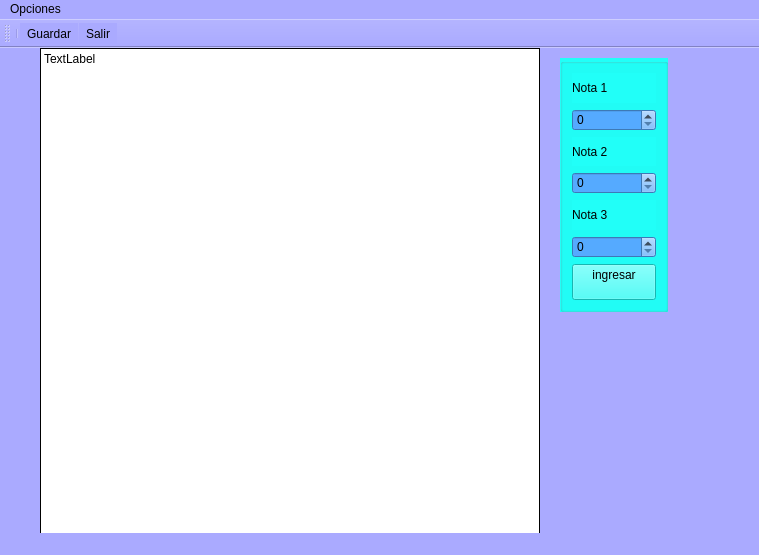
<?xml version="1.0" encoding="UTF-8"?>
<ui version="4.0">
 <class>Principal</class>
 <widget class="QMainWindow" name="Principal">
  <property name="geometry">
   <rect>
    <x>0</x>
    <y>0</y>
    <width>759</width>
    <height>555</height>
   </rect>
  </property>
  <property name="windowTitle">
   <string>Principal</string>
  </property>
  <property name="windowIcon">
   <iconset resource="recursos.qrc">
    <normaloff>:/new/prefix1/recursos/beneficios.png</normaloff>:/new/prefix1/recursos/beneficios.png</iconset>
  </property>
  <property name="styleSheet">
   <string notr="true">background-color: rgb(170, 170, 255);
color: rgb(0, 0, 0);</string>
  </property>
  <widget class="QWidget" name="centralwidget">
   <widget class="QLabel" name="cuadro">
    <property name="geometry">
     <rect>
      <x>40</x>
      <y>0</y>
      <width>500</width>
      <height>500</height>
     </rect>
    </property>
    <property name="minimumSize">
     <size>
      <width>500</width>
      <height>500</height>
     </size>
    </property>
    <property name="styleSheet">
     <string notr="true">background-color: rgb(255, 255, 255);</string>
    </property>
    <property name="frameShape">
     <enum>QFrame::Box</enum>
    </property>
    <property name="text">
     <string>TextLabel</string>
    </property>
    <property name="alignment">
     <set>Qt::AlignLeading|Qt::AlignLeft|Qt::AlignTop</set>
    </property>
   </widget>
   <widget class="QGroupBox" name="groupBox">
    <property name="geometry">
     <rect>
      <x>560</x>
      <y>10</y>
      <width>108</width>
      <height>254</height>
     </rect>
    </property>
    <property name="styleSheet">
     <string notr="true">background-color: rgb(33, 255, 248);
color: rgb(0, 0, 0);</string>
    </property>
    <property name="title">
     <string/>
    </property>
    <layout class="QVBoxLayout" name="verticalLayout">
     <item>
      <widget class="QLabel" name="label">
       <property name="text">
        <string>Nota 1</string>
       </property>
      </widget>
     </item>
     <item>
      <widget class="QSpinBox" name="inNota1">
       <property name="styleSheet">
        <string notr="true">background-color: rgb(85, 170, 255);</string>
       </property>
       <property name="maximum">
        <number>400</number>
       </property>
      </widget>
     </item>
     <item>
      <widget class="QLabel" name="label_2">
       <property name="text">
        <string>Nota 2</string>
       </property>
      </widget>
     </item>
     <item>
      <widget class="QSpinBox" name="inNota2">
       <property name="styleSheet">
        <string notr="true">background-color: rgb(85, 170, 255);</string>
       </property>
       <property name="maximum">
        <number>400</number>
       </property>
      </widget>
     </item>
     <item>
      <widget class="QLabel" name="label_3">
       <property name="text">
        <string>Nota 3</string>
       </property>
      </widget>
     </item>
     <item>
      <widget class="QSpinBox" name="inNota3">
       <property name="styleSheet">
        <string notr="true">background-color: rgb(85, 170, 255);</string>
       </property>
       <property name="maximum">
        <number>400</number>
       </property>
      </widget>
     </item>
     <item>
      <widget class="QPushButton" name="cmdGraficar">
       <property name="text">
        <string>ingresar
</string>
       </property>
      </widget>
     </item>
    </layout>
   </widget>
  </widget>
  <widget class="QMenuBar" name="menubar">
   <property name="geometry">
    <rect>
     <x>0</x>
     <y>0</y>
     <width>759</width>
     <height>20</height>
    </rect>
   </property>
   <widget class="QMenu" name="menuOpciones">
    <property name="title">
     <string>Opciones</string>
    </property>
    <addaction name="actionGuardar"/>
    <addaction name="actionSalir"/>
   </widget>
   <addaction name="menuOpciones"/>
  </widget>
  <widget class="QStatusBar" name="statusbar"/>
  <widget class="QToolBar" name="toolBar">
   <property name="minimumSize">
    <size>
     <width>50</width>
     <height>0</height>
    </size>
   </property>
   <property name="windowTitle">
    <string>toolBar</string>
   </property>
   <attribute name="toolBarArea">
    <enum>TopToolBarArea</enum>
   </attribute>
   <attribute name="toolBarBreak">
    <bool>false</bool>
   </attribute>
   <addaction name="separator"/>
   <addaction name="actionGuardar"/>
   <addaction name="actionSalir"/>
  </widget>
  <action name="actionGuardar">
   <property name="icon">
    <iconset resource="recursos.qrc">
     <normaloff>:/new/prefix1/recursos/disquete.png</normaloff>:/new/prefix1/recursos/disquete.png</iconset>
   </property>
   <property name="text">
    <string>Guardar</string>
   </property>
  </action>
  <action name="actionSalir">
   <property name="icon">
    <iconset resource="recursos.qrc">
     <normaloff>:/new/prefix1/recursos/flecha.png</normaloff>:/new/prefix1/recursos/flecha.png</iconset>
   </property>
   <property name="text">
    <string>Salir </string>
   </property>
  </action>
 </widget>
 <resources>
  <include location="recursos.qrc"/>
 </resources>
 <connections/>
</ui>
